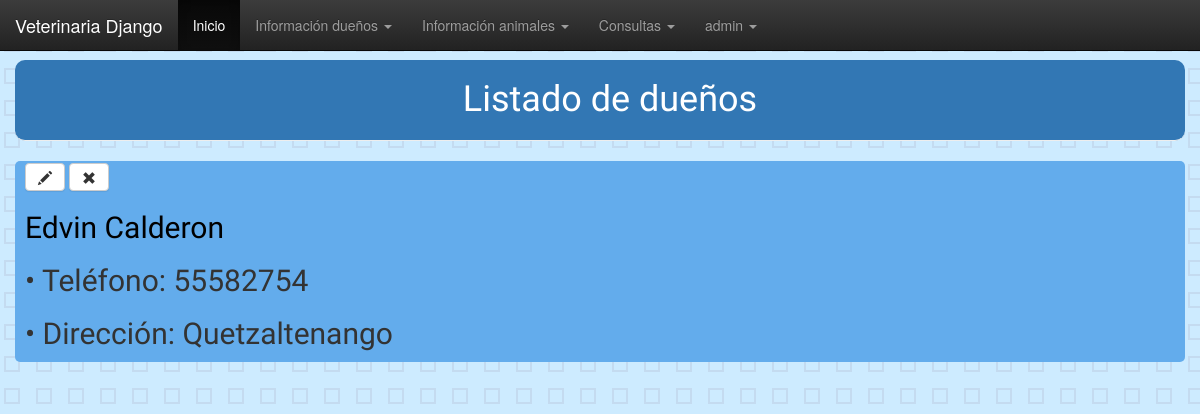
The app's page /persona/ (signed in), older data.
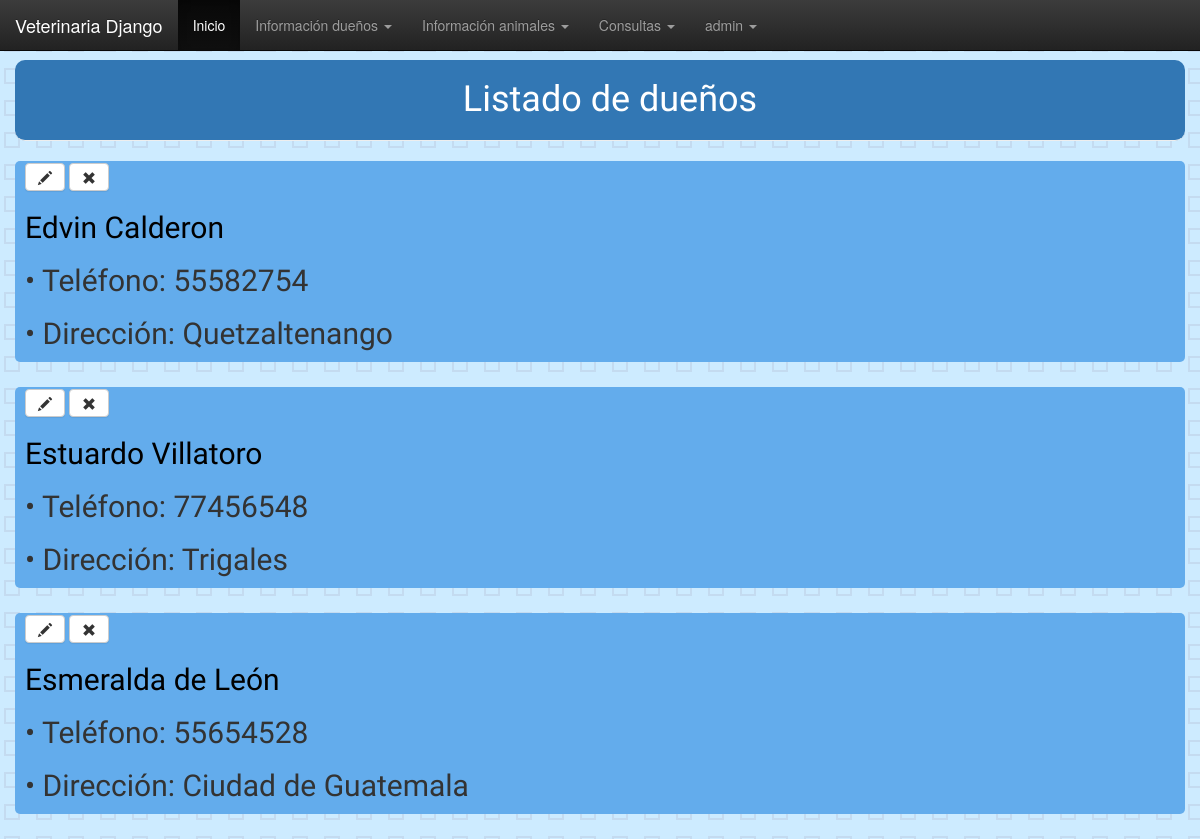
The same page, newer data.
### persona/models.py (models this page shows, shortened)
class Persona(models.Model):
    nombre = models.CharField(max_length=50)
    apellido = models.CharField(max_length=50)
    telefono = models.CharField(max_length=50)
    direccion = models.CharField(max_length=50)
    estado = models.BooleanField(default=True)

### persona/views.py (the view)
# urls.py: path('',views.lista_personas, name='lista_personas'),
@login_required
def lista_personas(request):
    personas = Persona.objects.all()
    return render(request, 'persona/lista_personas.html', {'personas':personas})

### persona/templates/persona/lista_personas.html
{% extends 'persona/base.html' %}
{% block content %}
<h1 class="page-header">Listado de dueños</h1>
  {% for persona in personas %}
  <div class="post">
      <a title="Editar persona" class="btn btn-default" href="{% url 'persona_edit' pk=persona.pk %}"><span class="glyphicon glyphicon-pencil"></span></a>
      <a title="Eliminar registro" class="btn btn-default" href="{% url 'persona_delete' pk=persona.pk %}"><span class="glyphicon glyphicon-remove"></span></a>
      <h2><a href="{% url 'detalle_persona' pk=persona.pk %}">{{persona.nombre}} {{persona.apellido}}</a></h2>
      <h2>• Teléfono: {{persona.telefono}}</h2>
      <h2>• Dirección: {{persona.direccion}}</h2>
  </div>
  {% endfor %}
{% endblock %}

### persona/templates/persona/base.html (shortened to what this page needs)
{% load static %}
<head>
  <link rel="stylesheet" href="//maxcdn.bootstrapcdn.com/bootstrap/3.2.0/css/bootstrap.min.css">
  <link rel="stylesheet" href="//maxcdn.bootstrapcdn.com/bootstrap/3.2.0/css/bootstrap-theme.min.css">
  <link rel="stylesheet" href="https://maxcdn.bootstrapcdn.com/bootstrap/3.4.0/css/bootstrap.min.css">
  <link rel="stylesheet" href="{% static 'css/general.css' %}">
</head>
<html>
    <head>
    </head>
    <body>
            <nav class="navbar navbar-inverse navbar-fixed-top">
              <div class="container-fluid">
                <div class="navbar-header">
                  <a class="navbar-brand" href="#">Veterinaria Django</a>
                </div>
                {% if user.is_authenticated %}
                <ul class="nav navbar-nav">
                  <li class="active"><a href="#">Inicio</a></li>
                  <li class="dropdown">
                    <a class="dropdown-toggle" data-toggle="dropdown">Información dueños
                    <span class="caret"></span></a>
                  </li>
                  <li class="dropdown">
                    <a class="dropdown-toggle" data-toggle="dropdown" href="#">Información animales
                    <span class="caret"></span></a>
                  </li>
                  <li class="dropdown">
                      <a class="dropdown-toggle" data-toggle="dropdown" href="#">Consultas
                      <span class="caret"></span></a>
                    </li>
                  <li class="dropdown">
                    <a class="dropdown-toggle" data-toggle="dropdown" href="#">{{ user.username }}
                        <span class="caret"></span></a>
                      </li>
                </ul>
                {% else %}
                <a href="{% url 'login' %}" class="top-menu"><span class="glyphicon glyphicon-lock"></span></a>
                {% endif %}
              </div>
            </nav>
        <br><br><br>
        <div class="container">
          <div class="row justify-content-center">
            <div>
              {%  block content %}
              {%  endblock %}
            </div>
          </div>
        </div>
    </body>
</html>

### persona/static/css/general.css (style rules this page uses)
body { background-color: #cdebff; }
.page-header { background-color: #3277B4; margin-top: 0; text-align: center; color: white; border-radius: 10px; padding: 20px 20px 20px 40px; }
h1, h2, h3, h4 { font-family: 'Lobster', cursive; }
.post { margin-bottom: 25px; background-color: #63ACEC; padding: 2px; padding-left: 10px; border-radius: 5px; }
.post h2 a, .post h2 a:visited { color: #000000; }

Row changes from the older to the newer data that the page shows:
added Persona: nombre "Estuardo", apellido "Villatoro", telefono "77456548", direccion "Trigales"
added Persona: nombre "Esmeralda", apellido "de León", telefono "55654528", direccion "Ciudad de Guatemala"
